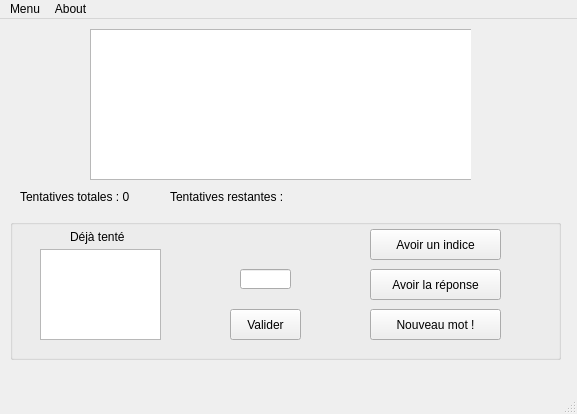
<?xml version="1.0" encoding="UTF-8"?>
<ui version="4.0">
 <class>MainWindow</class>
 <widget class="QMainWindow" name="MainWindow">
  <property name="geometry">
   <rect>
    <x>0</x>
    <y>0</y>
    <width>577</width>
    <height>414</height>
   </rect>
  </property>
  <property name="windowTitle">
   <string>Hangman</string>
  </property>
  <widget class="QWidget" name="centralWidget">
   <widget class="QGroupBox" name="groupBox">
    <property name="geometry">
     <rect>
      <x>10</x>
      <y>200</y>
      <width>551</width>
      <height>141</height>
     </rect>
    </property>
    <property name="title">
     <string/>
    </property>
    <widget class="QPushButton" name="buttonEnter">
     <property name="geometry">
      <rect>
       <x>220</x>
       <y>90</y>
       <width>71</width>
       <height>31</height>
      </rect>
     </property>
     <property name="text">
      <string>Valider</string>
     </property>
    </widget>
    <widget class="QLineEdit" name="inputChar">
     <property name="geometry">
      <rect>
       <x>230</x>
       <y>50</y>
       <width>51</width>
       <height>20</height>
      </rect>
     </property>
     <property name="maxLength">
      <number>1</number>
     </property>
     <property name="alignment">
      <set>Qt::AlignCenter</set>
     </property>
    </widget>
    <widget class="QLabel" name="labelAttempted">
     <property name="geometry">
      <rect>
       <x>60</x>
       <y>10</y>
       <width>81</width>
       <height>16</height>
      </rect>
     </property>
     <property name="text">
      <string>Déjà tenté</string>
     </property>
    </widget>
    <widget class="QTextBrowser" name="attemptedChars">
     <property name="geometry">
      <rect>
       <x>30</x>
       <y>30</y>
       <width>121</width>
       <height>91</height>
      </rect>
     </property>
    </widget>
    <widget class="QPushButton" name="buttonResign">
     <property name="geometry">
      <rect>
       <x>360</x>
       <y>50</y>
       <width>131</width>
       <height>31</height>
      </rect>
     </property>
     <property name="text">
      <string>Avoir la réponse</string>
     </property>
    </widget>
    <widget class="QPushButton" name="buttonNewWord">
     <property name="geometry">
      <rect>
       <x>360</x>
       <y>90</y>
       <width>131</width>
       <height>31</height>
      </rect>
     </property>
     <property name="text">
      <string>Nouveau mot !</string>
     </property>
    </widget>
    <widget class="QPushButton" name="buttonHint">
     <property name="geometry">
      <rect>
       <x>360</x>
       <y>10</y>
       <width>131</width>
       <height>31</height>
      </rect>
     </property>
     <property name="text">
      <string>Avoir un indice</string>
     </property>
    </widget>
   </widget>
   <widget class="QWidget" name="widget" native="true">
    <property name="geometry">
     <rect>
      <x>10</x>
      <y>10</y>
      <width>461</width>
      <height>181</height>
     </rect>
    </property>
    <widget class="QGraphicsView" name="graphicsView">
     <property name="geometry">
      <rect>
       <x>80</x>
       <y>0</y>
       <width>391</width>
       <height>151</height>
      </rect>
     </property>
    </widget>
    <widget class="QLabel" name="labelNumAttempts">
     <property name="geometry">
      <rect>
       <x>10</x>
       <y>160</y>
       <width>131</width>
       <height>16</height>
      </rect>
     </property>
     <property name="text">
      <string>Tentatives totales : 0</string>
     </property>
    </widget>
    <widget class="QLabel" name="labelAttemptsLeft">
     <property name="geometry">
      <rect>
       <x>160</x>
       <y>160</y>
       <width>161</width>
       <height>16</height>
      </rect>
     </property>
     <property name="text">
      <string>Tentatives restantes :</string>
     </property>
    </widget>
   </widget>
  </widget>
  <widget class="QStatusBar" name="statusBar"/>
  <widget class="QMenuBar" name="menuBar">
   <property name="geometry">
    <rect>
     <x>0</x>
     <y>0</y>
     <width>577</width>
     <height>24</height>
    </rect>
   </property>
   <widget class="QMenu" name="menuChoose_Word_List">
    <property name="title">
     <string>Menu</string>
    </property>
    <addaction name="actionChoose_New_Word_List"/>
   </widget>
   <widget class="QMenu" name="menuAbout">
    <property name="title">
     <string>About</string>
    </property>
    <addaction name="actionAbout"/>
   </widget>
   <addaction name="menuChoose_Word_List"/>
   <addaction name="menuAbout"/>
  </widget>
  <action name="actionChoose_New_Word_List">
   <property name="text">
    <string>Choose New Word List</string>
   </property>
  </action>
  <action name="actionAbout">
   <property name="text">
    <string>About</string>
   </property>
  </action>
 </widget>
 <layoutdefault spacing="6" margin="11"/>
 <resources/>
 <connections/>
</ui>
